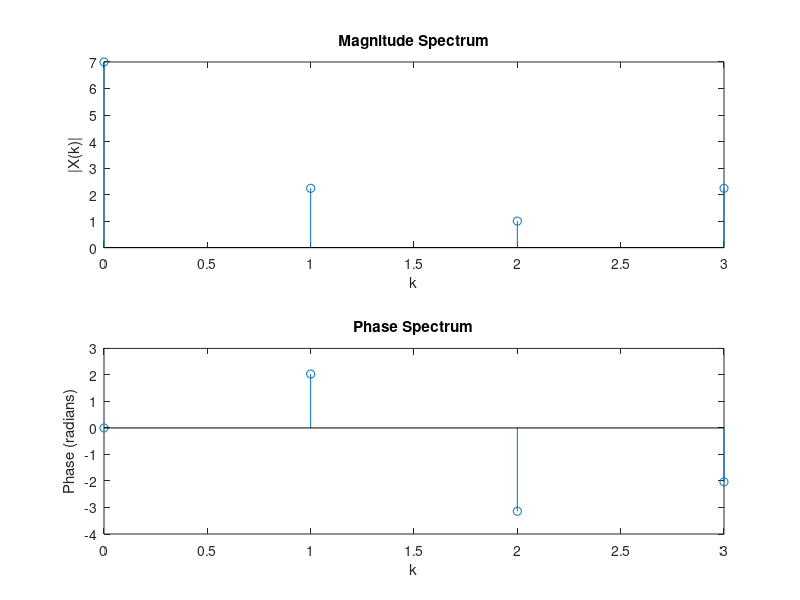

Write the MATLAB code that produced this figure.
clc;
clear;

N = 4;
j = sqrt(-1);
xn = [1 1 2 3];
xk = zeros(1,N);

for k = 0:N-1
    for n = 0:N-1
        xk(k+1) = xk(k+1) + xn(n+1)*exp(-j*2*pi*k*n/N);
    end
end

disp("DFT Sequence is")
disp(xk)
disp("Magnitude sequence is")
magxk = abs(xk)

wk = 0:N-1;
subplot(2,1,1)
stem(wk,magxk)
title("Magnitude Spectrum")
xlabel("k")
ylabel("|X(k)|")

phaxk = angle(xk);
subplot(2,1,2)
stem(wk,phaxk)
title("Phase Spectrum")
xlabel("k")
ylabel("Phase (radians)")
